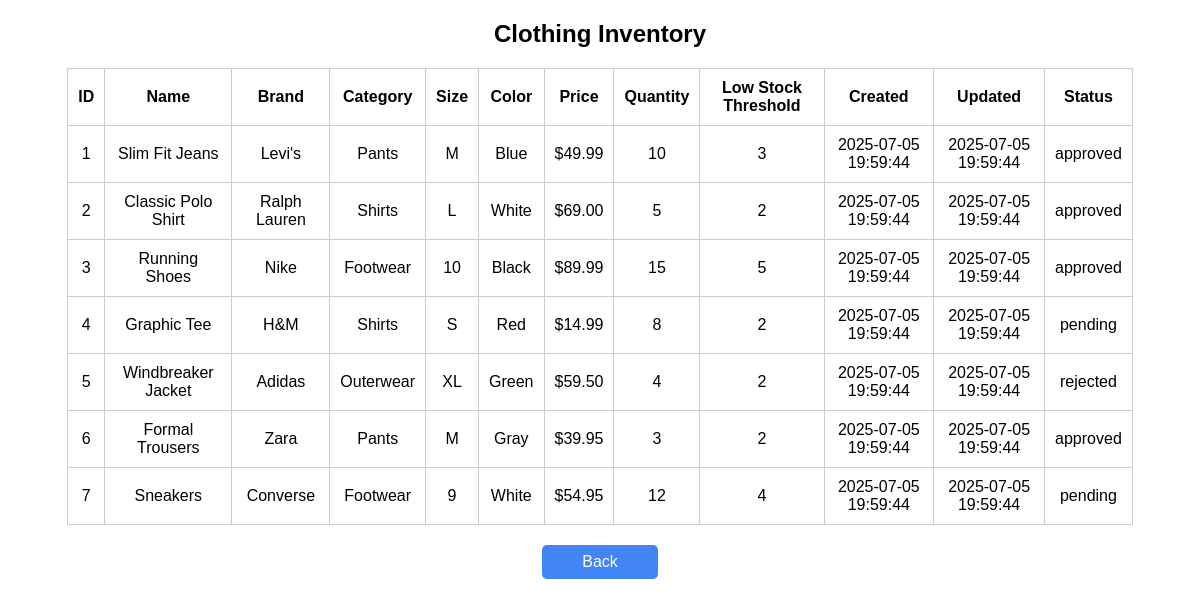
/view_inventory.php (signed in), run on an earlier commit of the app's database.
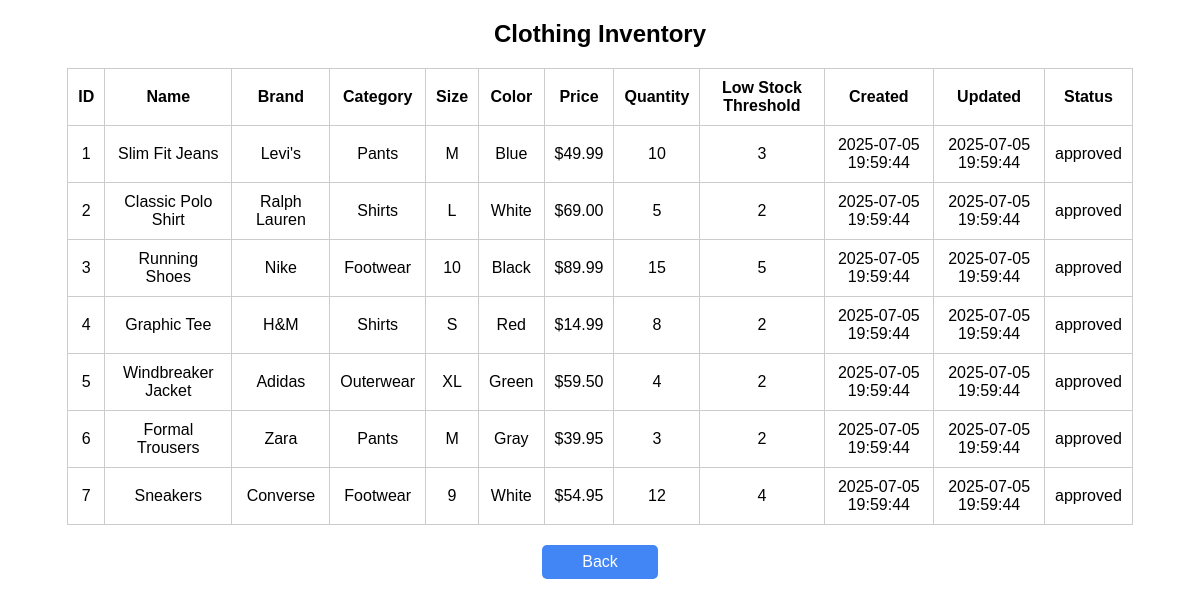
And on a later commit of the database.
### tables this page shows
CREATE TABLE IF NOT EXISTS product (
  idproduct INT NOT NULL AUTO_INCREMENT,
  name VARCHAR(45),
  brand VARCHAR(45),
  category VARCHAR(45),
  size VARCHAR(45),
  color VARCHAR(45),
  price VARCHAR(45),
  quantity INT,
  low_stock_threshold INT,
  created_at DATETIME,
  updated_at DATETIME,
  status ENUM('pending', 'approved', 'rejected') DEFAULT 'pending',
  PRIMARY KEY (idproduct)
);

### view_inventory.php (the view, shortened to what this page needs)
<?php
require_once 'db_connect.php';
$is_admin = isset($_SESSION['role']) && $_SESSION['role'] === 'admin';
$back_link = $is_admin ? 'dashboard.php' : 'employee_dashboard.php';
if ($is_admin) {
    $sql = "SELECT * FROM product ORDER BY idproduct ASC";
} else {
    $sql = "SELECT * FROM product WHERE status = 'approved' ORDER BY idproduct ASC";
}
$result = $conn->query($sql);
?>
<!DOCTYPE html>
<html>
<head>
</head>
<body>
<h2>Clothing Inventory</h2>
<table>
    <tr>
        <th>ID</th>
        <th>Name</th>
        <th>Brand</th>
        <th>Category</th>
        <th>Size</th>
        <th>Color</th>
        <th>Price</th>
        <th>Quantity</th>
        <th>Low Stock Threshold</th>
        <th>Created</th>
        <th>Updated</th>
        <?php if ($is_admin): ?>
            <th>Status</th>
        <?php endif; ?>
    </tr>
    <?php if ($result && $result->num_rows > 0): ?>
        <?php while ($row = $result->fetch_assoc()): ?>
            <tr class="<?= ($row['quantity'] <= $row['low_stock_threshold']) ? 'low-stock' : '' ?>">
                <td><?= $row['idproduct'] ?></td>
                <td><?= $row['name'] ?></td>
                <td><?= $row['brand'] ?></td>
                <td><?= $row['category'] ?></td>
                <td><?= $row['size'] ?></td>
                <td><?= $row['color'] ?></td>
                <td><?= $row['price'] ?></td>
                <td><?= $row['quantity'] ?></td>
                <td><?= $row['low_stock_threshold'] ?></td>
                <td><?= $row['created_at'] ?></td>
                <td><?= $row['updated_at'] ?></td>
                <?php if ($is_admin): ?>
                    <td><?= $row['status'] ?></td>
                <?php endif; ?>
            </tr>
        <?php endwhile; ?>
    <?php else: ?>
        <tr><td colspan="<?= $is_admin ? '12' : '11' ?>">No products found.</td></tr>
    <?php endif; ?>
</table>
<a class="button" href="<?= $back_link ?>">Back</a>
</body>
</html>

### view_inventory.php (style rules this page uses)
body { font-family: Arial, sans-serif; }
h2 { text-align: center; }
table { margin: 20px auto; border-collapse: collapse; width: 90%; }
th, td { padding: 10px; border: 1px solid #ccc; text-align: center; }
a.button { display: block; width: 100px; margin: 20px auto; text-align: center; background-color: #4285f4; color: white; padding: 8px; text-decoration: none; border-radius: 5px; }

What changed in the data, as far as the page shows it:
changed product "Graphic Tee": status "pending" → "approved"
changed product "Windbreaker Jacket": status "rejected" → "approved"
changed product "Sneakers": status "pending" → "approved"
